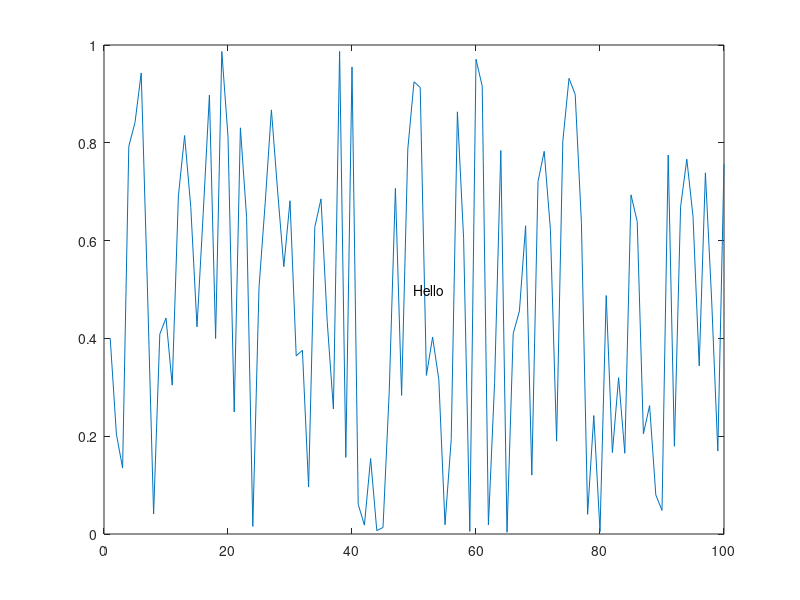

Source code (MATLAB):
function result = test_text_001
result = false;
a = figure;
plot(rand(1,100));
text(50,.5,'Hello');
drawnow;
close(a);
result = true;
